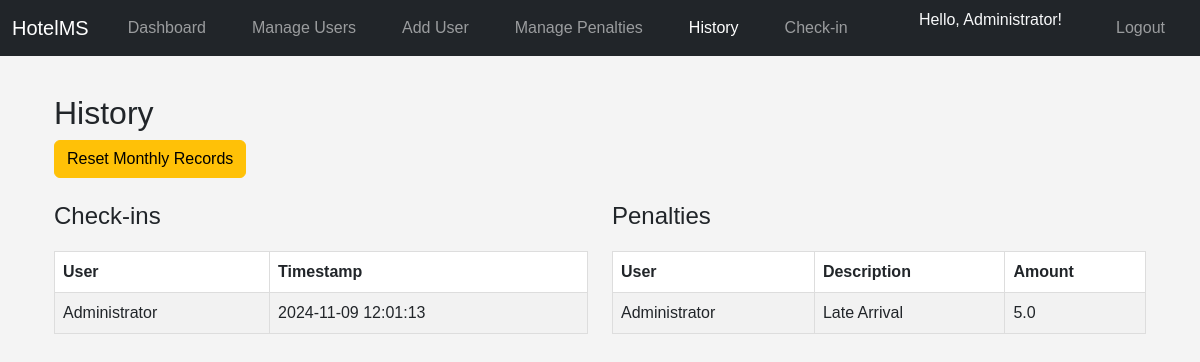
Page /history (signed in) on the earlier database version.
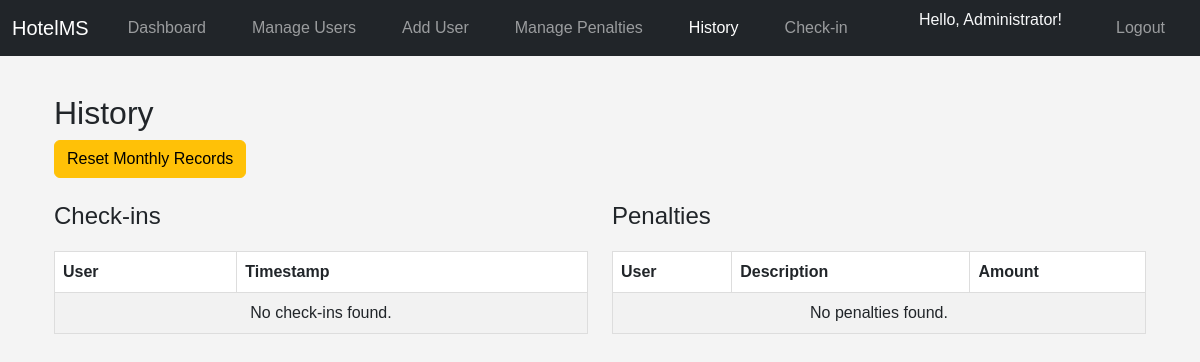
Same page on the later database version.
### models.py (models this page shows)
class Checkin(db.Model):
    __tablename__ = 'checkins'
    id = db.Column(db.Integer, primary_key=True)
    user_id = db.Column(db.Integer, db.ForeignKey('users.id'), nullable=False)
    timestamp = db.Column(db.DateTime, default=datetime.utcnow)
    is_archived = db.Column(db.Boolean, default=False)
    user = db.relationship('User', backref=db.backref('checkins', lazy=True))

class User(UserMixin, db.Model):
    __tablename__ = 'users'
    id = db.Column(db.Integer, primary_key=True)
    full_name = db.Column(db.String(150), nullable=False)
    username = db.Column(db.String(150), unique=True, nullable=False)
    password = db.Column(db.String(150), nullable=False)
    role = db.Column(db.String(50), nullable=False)
    job_role = db.Column(db.String(50), nullable=True)  # New field for job role

class Penalty(db.Model):
    __tablename__ = 'penalties'
    id = db.Column(db.Integer, primary_key=True)
    user_id = db.Column(db.Integer, db.ForeignKey('users.id'), nullable=False)
    description = db.Column(db.String(255), nullable=False)
    amount = db.Column(db.Float, nullable=False)
    remark = db.Column(db.String(255))
    timestamp = db.Column(db.DateTime, default=datetime.utcnow)
    is_archived = db.Column(db.Boolean, default=False)
    user = db.relationship('User', backref=db.backref('penalties', lazy=True))

### app.py (the view)
@app.route('/history', methods=['GET', 'POST'])
@login_required
def history():
    if current_user.role != 'manager':
        flash('Unauthorized access!', 'danger')
        return redirect(url_for('dashboard'))
    if request.method == 'POST':
        Checkin.query.delete()
        Penalty.query.delete()
        db.session.commit()
        flash('Monthly records reset successfully.', 'success')
    checkins = Checkin.query.all()
    penalties = Penalty.query.all()
    return render_template('history.html', checkins=checkins, penalties=penalties)

### app.py (called while the page is built)
@login_manager.user_loader
def load_user(user_id):
    return User.query.get(int(user_id))

### templates/history.html
{% extends "base.html" %}
{% block content %}
<div class="container mt-4">
    <h2>History</h2>
    <form action="{{ url_for('history') }}" method="POST" class="mb-4">
        <button type="submit" class="btn btn-warning" onclick="return confirm('Are you sure you want to reset all records?');">Reset Monthly Records</button>
    </form>
    <div class="row">
        <div class="col-md-6">
            <h4>Check-ins</h4>
            <table class="table table-striped">
                <thead>
                    <tr>
                        <th>User</th>
                        <th>Timestamp</th>
                    </tr>
                </thead>
                <tbody>
                    {% for checkin in checkins %}
                        <tr>
                            <td>{{ checkin.user.full_name }}</td>
                            <td>{{ checkin.timestamp.strftime('%Y-%m-%d %H:%M:%S') }}</td>
                        </tr>
                    {% else %}
                        <tr>
                            <td colspan="2" class="text-center">No check-ins found.</td>
                        </tr>
                    {% endfor %}
                </tbody>
            </table>
        </div>
        <div class="col-md-6">
            <h4>Penalties</h4>
            <table class="table table-striped">
                <thead>
                    <tr>
                        <th>User</th>
                        <th>Description</th>
                        <th>Amount</th>
                    </tr>
                </thead>
                <tbody>
                    {% for penalty in penalties %}
                        <tr>
                            <td>{{ penalty.user.full_name }}</td>
                            <td>{{ penalty.description }}</td>
                            <td>{{ penalty.amount }}</td>
                        </tr>
                    {% else %}
                        <tr>
                            <td colspan="3" class="text-center">No penalties found.</td>
                        </tr>
                    {% endfor %}
                </tbody>
            </table>
        </div>
    </div>
</div>
{% endblock %}

Differences in the rows shown:
removed Checkin: user.full_name "Administrator", timestamp "2024-11-09 12:01:13"
removed Penalty: user.full_name "Administrator", description "Late Arrival", amount "5.0"
Other differences:
text now shown: "No check-ins found. No penalties found."
